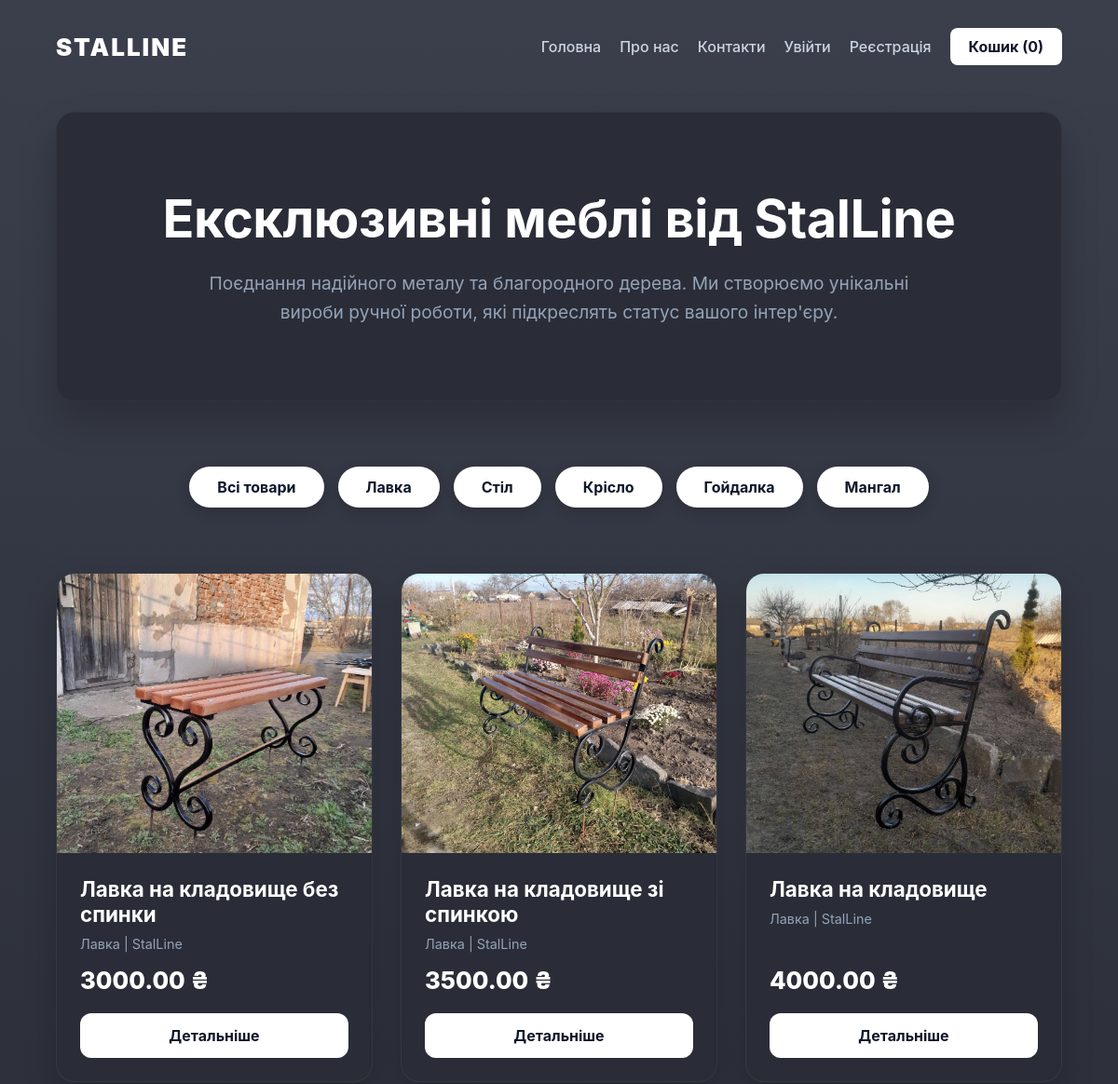
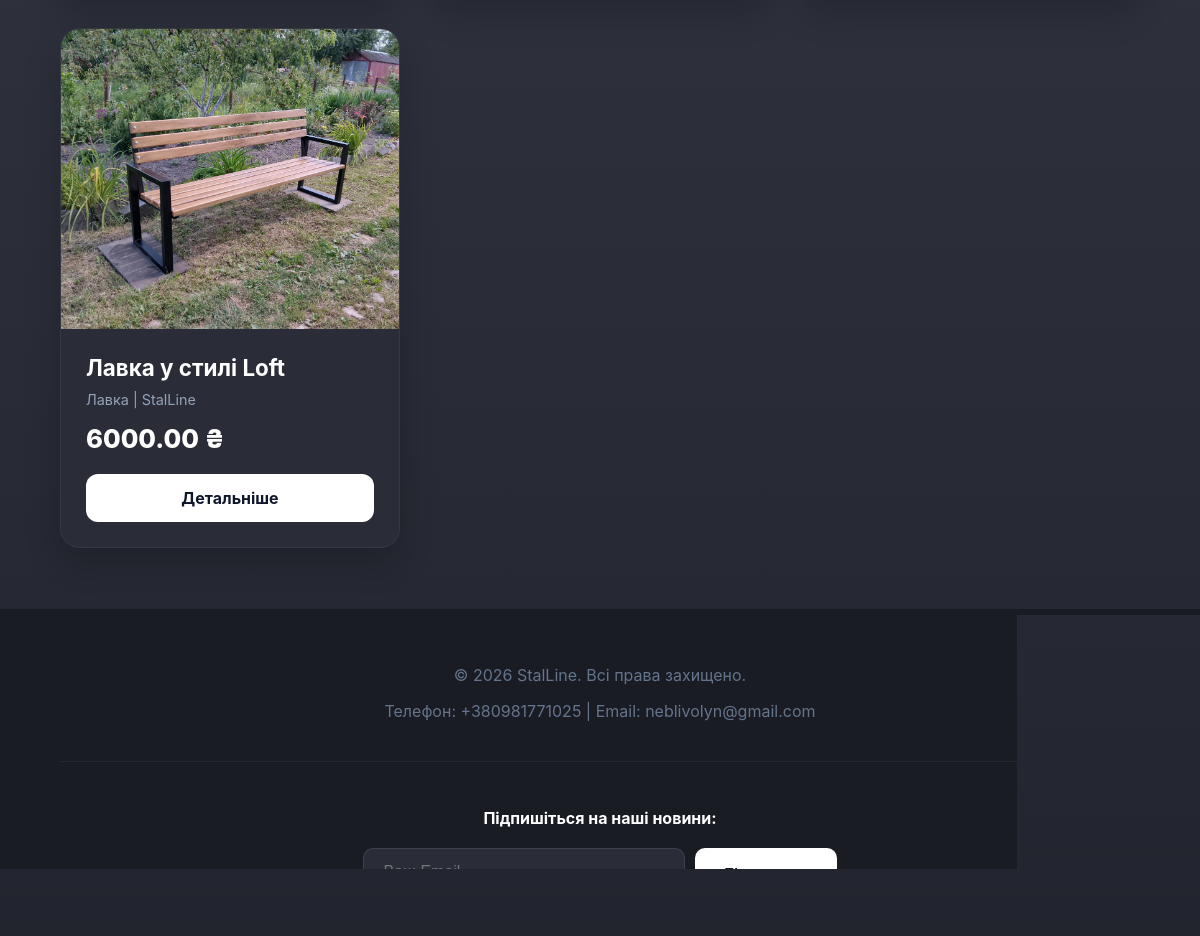
Page /category/1/ on the committed database (2 pictures, top to bottom).
### pages/models.py (models this page shows, shortened)
class Category(models.Model):
    name = models.CharField(max_length=100, verbose_name="Назва категорії")
    created_at = models.DateTimeField(auto_now_add=True, verbose_name="Створено о")
    updated_at = models.DateTimeField(auto_now=True, verbose_name="Оновлено о")
    class Meta:
        verbose_name_plural = "Категорії"

class Product(models.Model):
    title = models.CharField(max_length=200, verbose_name="Назва товару")
    description = models.TextField(verbose_name="Опис товару", blank=True, null=True)
    price = models.DecimalField(max_digits=10, decimal_places=2, verbose_name="Ціна")
    category = models.ForeignKey(Category, on_delete=models.CASCADE, verbose_name="Категорія")
    brand = models.ForeignKey(Brand, on_delete=models.SET_NULL, null=True, verbose_name="Бренд")
    image = models.ImageField(upload_to='products/', null=True, blank=True, verbose_name="Фото товару")
    created_at = models.DateTimeField(auto_now_add=True, verbose_name="Створено о")
    updated_at = models.DateTimeField(auto_now=True, verbose_name="Оновлено о")
    class Meta:
        verbose_name_plural = "Товари"

class Brand(models.Model):
    name = models.CharField(max_length=100, verbose_name="Назва бренду")
    country = models.CharField(max_length=100, verbose_name="Країна")
    created_at = models.DateTimeField(auto_now_add=True, verbose_name="Створено о")
    updated_at = models.DateTimeField(auto_now=True, verbose_name="Оновлено о")
    class Meta:
        verbose_name_plural = "Бренди"

### pages/views.py (the view)
# urls.py: path('category/<int:category_id>/', views.category_view, name='category'),
def category_view(request, category_id):
    category = get_object_or_404(Category, id=category_id)
    products = Product.objects.filter(category=category)
    categories = Category.objects.all()
    return render(request, 'pages/category.html', {
        'title': f'StalLine: {category.name}',
        'category': category,
        'products': products,
        'categories': categories,
        'is_home': True,
        'cart_count': len(request.session.get('cart', []))
    })

### pages/templates/pages/category.html (shortened to what this page needs)
<!DOCTYPE html>
<html lang="uk">
<head>
</head>
<body>
    <header>
        <div class="logo"><a href="{% url 'home' %}">STALLINE</a></div>
        <nav>
            <a href="{% url 'home' %}">Головна</a>
            <a href="{% url 'about' %}">Про нас</a>
            <a href="{% url 'contacts' %}">Контакти</a>
            {% if user.is_authenticated %}
                <a href="{% url 'profile' %}" style="color: #60a5fa;">Кабінет ({{ user.username }})</a>
                <form action="{% url 'logout' %}" method="POST" style="display:inline; margin: 0;">
                    {% csrf_token %}
                    <button type="submit" style="background:none; border:none; color:#cbd5e1; font-weight:500; cursor:pointer; font-size:16px; margin:0; padding:0; transition:0.3s;">Вийти</button>
                </form>
            {% else %}
                <a href="{% url 'login' %}">Увійти</a>
                <a href="{% url 'register' %}">Реєстрація</a>
            {% endif %}
            <a href="{% url 'cart' %}" class="cart-btn">Кошик ({{ cart_count }})</a>
        </nav>
    </header>
    <div class="container">
        {% if is_home %}
            <div class="hero">
                <h1>Ексклюзивні меблі від StalLine</h1>
                <p>Поєднання надійного металу та благородного дерева. Ми створюємо унікальні вироби ручної роботи, які підкреслять статус вашого інтер'єру.</p>
            </div>
            <div class="categories-wrapper">
                <div class="categories">
                    <a href="{% url 'home' %}" class="cat-link">Всі товари</a>
                    {% for cat in categories %}
                        <a href="{% url 'category' cat.id %}" class="cat-link">{{ cat.name }}</a>
                    {% endfor %}
                </div>
            </div>
            <div class="products-grid">
                {% for product in products %}
                    <div class="product-card">
                        {% if product.image %}
                            <img src="{{ product.image.url }}" alt="{{ product.title }}">
                        {% else %}
                            <div style="height:300px; background:#1e2029; display:flex; align-items:center; justify-content:center; color:#475569;">Зображення відсутнє</div>
                        {% endif %}
                        <div class="product-info">
                            <h3 class="product-title">{{ product.title }}</h3>
                            <span class="product-cat">{{ product.category.name }} | {{ product.brand.name }}</span>
                            <div class="product-price">{{ product.price }} ₴</div>
                            <a href="{% url 'product' product.id %}" class="details-btn">Детальніше</a>
                        </div>
                    </div>
                {% empty %}
                    <p style="text-align:center; grid-column: 1 / -1; font-size:1.2em; color:#64748b;">У цій категорії поки немає товарів.</p>
                {% endfor %}
            </div>
        {% elif content %}
            <h1 style="color: white; margin-top: 0;">{{ title }}</h1>
            <div class="content-box">
                {{ content }}
            </div>
        {% endif %}
    </div>
    <footer>
        <p>&copy; 2026 StalLine. Всі права захищено.</p>
        <p>Телефон: +380981771025 | Email: neblivolyn@gmail.com</p>
        <div style="margin-top: 40px; border-top: 1px solid rgba(255,255,255,0.05); padding-top: 30px;">
            <p style="color: white; font-weight: bold; margin-bottom: 15px;">Підпишіться на наші новини:</p>
            <form action="{% url 'subscribe' %}" method="POST" class="subscribe-form">
                <input type="email" name="email" placeholder="Ваш Email" required>
                <button type="submit">Підписатися</button>
            </form>
        </div>
    </footer>
</body>
</html>

### pages/templates/pages/category.html (style rules this page uses)
html, body { margin: 0 !important; padding: 0 !important; background: linear-gradient(to bottom, #3b3f4c 0%, #22252e 100%); background-attachment: fixed; font-family: 'Inter', sans-serif; min-height: 100vh; display: flex; flex-direction: column; color: #f8fafc; }
header { background-color: transparent !important; margin: 0 !important; width: 100%; padding: 30px 5%; display: flex; justify-content: space-between; align-items: center; box-sizing: border-box; }
.logo a { font-size: 26px; font-weight: 900; letter-spacing: 2px; color: white; text-decoration: none; text-transform: uppercase; margin: 0; }
nav { display: flex; align-items: center; gap: 20px; }
nav a { color: #cbd5e1; text-decoration: none; font-weight: 500; transition: color 0.3s; }
.cart-btn { background: white; color: #0f172a !important; padding: 10px 20px; border-radius: 8px; font-weight: bold; }
.container { flex: 1; padding: 20px 5% 60px; max-width: 1200px; margin: 0 auto; width: 100%; box-sizing: border-box; }
.hero { background: #2a2d37; color: white; padding: 80px 40px; border-radius: 20px; text-align: center; margin-bottom: 50px; box-shadow: 0 20px 40px rgba(0,0,0,0.2); border: 1px solid rgba(255,255,255,0.03); }
.hero h1 { font-size: 3.5em; margin-top: 0; margin-bottom: 20px; font-weight: 700; letter-spacing: -0.5px; }
.hero p { font-size: 1.2em; color: #94a3b8; max-width: 800px; margin: 0 auto; line-height: 1.6; }
.categories-wrapper { position: relative; margin-bottom: 50px; padding: 20px 0; }
.categories-wrapper::before { content: ''; position: absolute; top: 50%; left: 50%; transform: translate(-50%, -50%); width: 70%; height: 120px; background: radial-gradient(ellipse, rgba(210, 170, 120, 0.15) 0%, transparent 60%); z-index: -1; pointer-events: none; }
.categories { display: flex; gap: 15px; flex-wrap: wrap; justify-content: center; }
.cat-link { padding: 12px 30px; background: white; color: #0f172a; text-decoration: none; border-radius: 30px; font-weight: 700; transition: all 0.3s; box-shadow: 0 4px 15px rgba(0,0,0,0.2); }
.products-grid { display: grid; grid-template-columns: repeat(auto-fill, minmax(320px, 1fr)); gap: 30px; }
.product-card { background: #2a2d37; border-radius: 20px; overflow: hidden; box-shadow: 0 15px 35px rgba(0,0,0,0.2); border: 1px solid rgba(255, 255, 255, 0.05); transition: transform 0.3s ease; display: flex; flex-direction: column; }
.product-card img { width: 100%; height: 300px; object-fit: cover; }
.product-info { padding: 25px; display: flex; flex-direction: column; flex: 1; }
.product-title { font-size: 1.4em; margin: 0 0 10px 0; color: white; font-weight: 700; }
.product-cat { color: #94a3b8; font-size: 0.9em; margin-bottom: 15px; }
.product-price { font-size: 1.6em; font-weight: 800; color: white; margin-bottom: 20px; margin-top: auto; }
.details-btn { display: block; text-align: center; background: white; color: #0f172a; text-decoration: none; padding: 14px; border-radius: 12px; font-weight: bold; transition: background 0.3s; }
footer { background-color: #1a1c24; color: #64748b; text-align: center; padding: 40px 5%; margin-top: auto; border-top: 1px solid rgba(255,255,255,0.05); }
.subscribe-form { margin-top: 20px; display: flex; justify-content: center; gap: 10px; }
.subscribe-form input { padding: 14px 20px; width: 280px; border-radius: 10px; border: 1px solid rgba(255,255,255,0.1); background: #2a2d37; color: white; outline: none; font-size: 16px; }
.subscribe-form button { padding: 14px 30px; background: white; color: #0f172a; border: none; border-radius: 10px; cursor: pointer; font-weight: bold; transition: 0.3s; }

### rows in the picture
Category: name "Лавка"
Category: name "Стіл"
Category: name "Крісло"
Category: name "Гойдалка"
Category: name "Мангал"
Product: image (picture), title "Лавка на кладовище без спинки", category.name "Лавка", brand.name "StalLine", price "3000.00"
Product: image (picture), title "Лавка на кладовище зі спинкою", category.name "Лавка", brand.name "StalLine", price "3500.00"
Product: image (picture), title "Лавка на кладовище", category.name "Лавка", brand.name "StalLine", price "4000.00"
Product: image (picture), title "Лавка у стилі Loft", category.name "Лавка", brand.name "StalLine", price "6000.00"

### other values in the picture
{{ cart_count }} "0"
